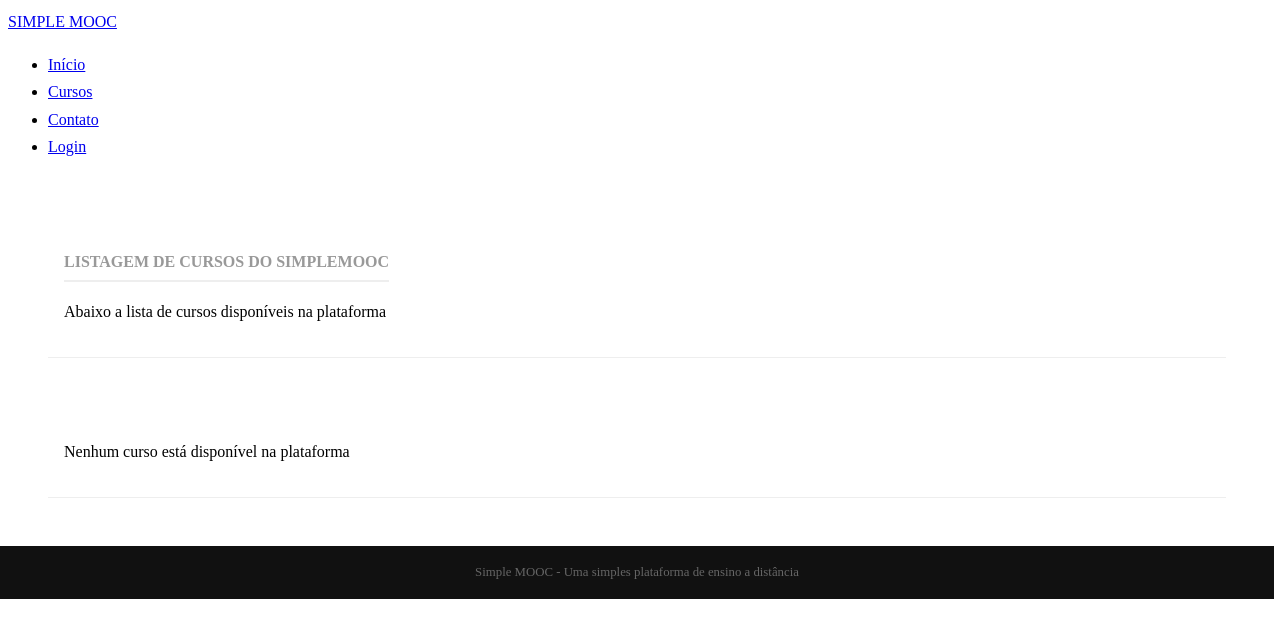
The app's page /cursos/, older data.
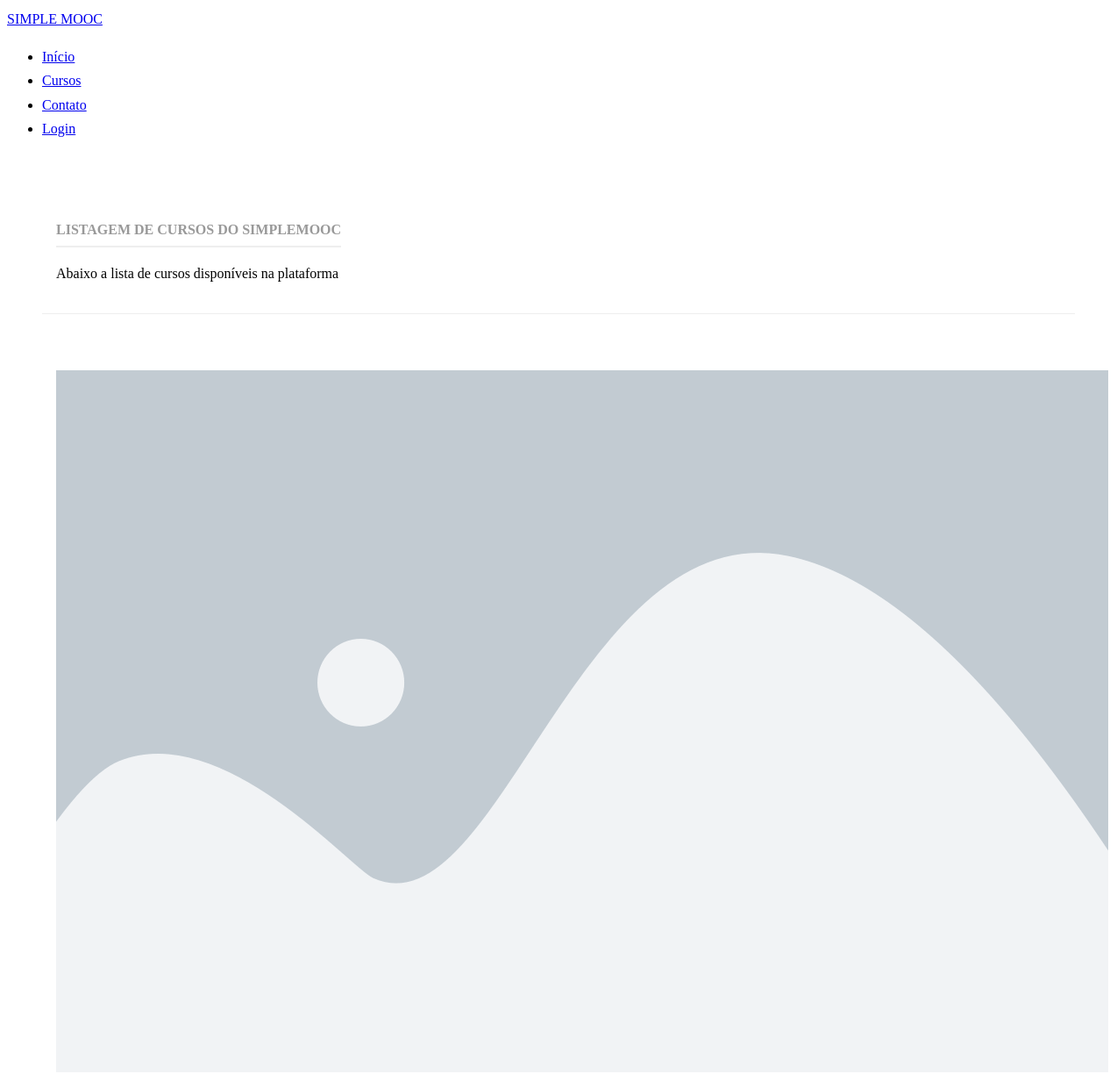
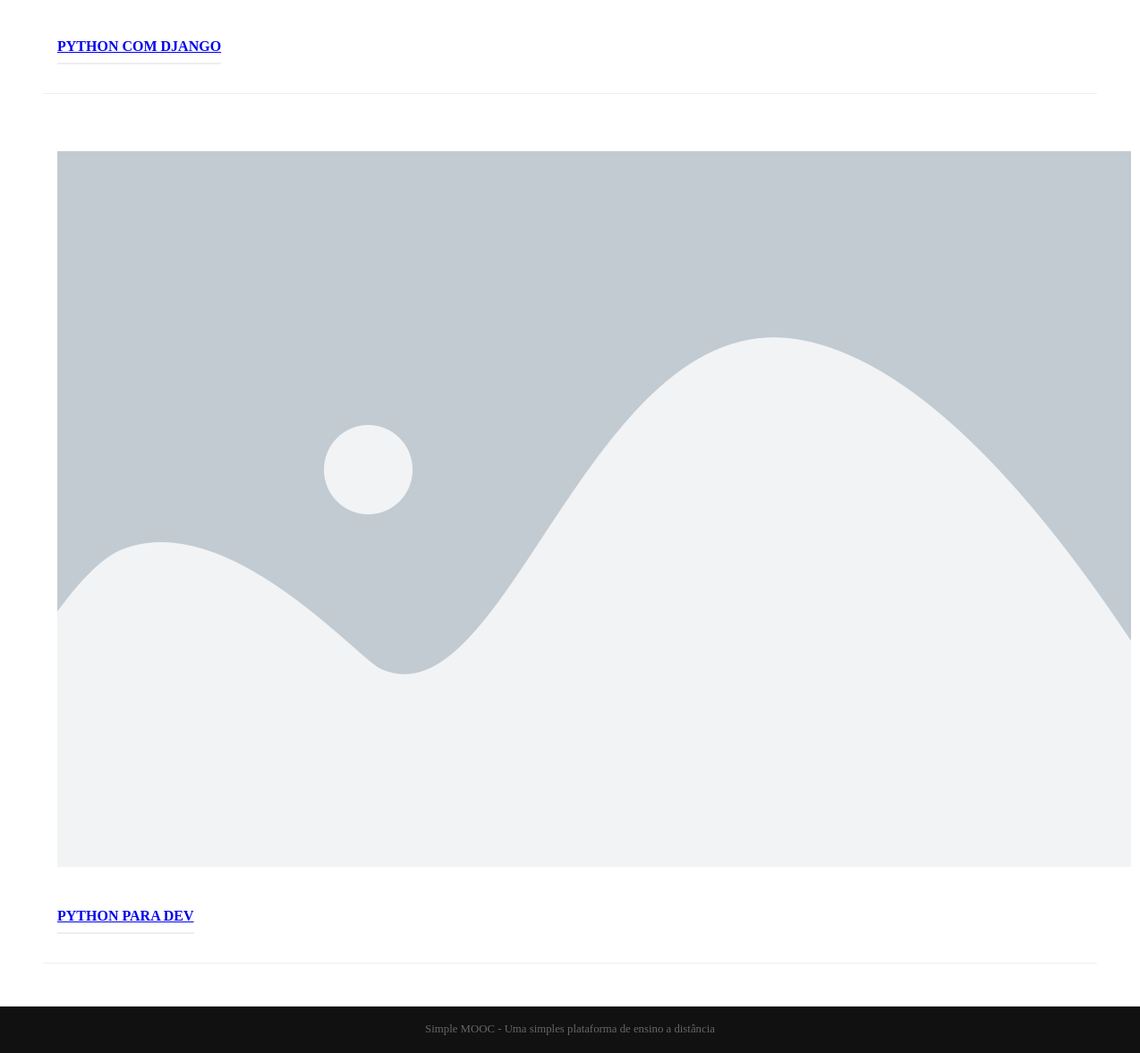
The same page, newer data (2 pictures, top to bottom).
### simplemooc/courses/models.py (models this page shows, shortened)
class Course(models.Model):
  name = models.CharField('Nome', max_length=100)
  slug = models.SlugField('Atalho')
  description = models.TextField('Descrição', blank=True)
  about = models.TextField('Sobre o Curso', blank=True)
  start_date = models.DateField('Data de início', null=True, blank=True)
  image = models.ImageField(upload_to='courses/images', verbose_name='Image', null=True, blank=True)
  created_at = models.DateTimeField('Criado em', auto_now_add=True)
  updated_at = models.DateTimeField('Atualizado em', auto_now=True)
  objects = CourseManager()
  def get_absolute_url(self):
    return reverse('courses:details', kwargs={'slug':self.slug})
  class Meta:
    verbose_name = 'Curso'
    verbose_name_plural = 'Cursos'
    ordering = ['name']

### simplemooc/courses/views.py (the view)
# urls.py: path('', views.index, name='index'),
def index(request):
  courses = Course.objects.all()
  template_name = 'courses/index.html'
  context = {
    'courses': courses
  }
  return render(request, template_name, context)

### simplemooc/courses/templates/courses/index.html (shortened to what this page needs)
{% extends "base.html" %}
{% load static %}
{% block content %}
<div class="pure-g-r content-ribbon">
    <div class="pure-u-1">
        <div class="l-box">
            <h4 class="content-subhead">Listagem de Cursos do SimpleMOOC</h4>
            <p>Abaixo a lista de cursos disponíveis na plataforma</p>
        </div>
    </div>
</div>
{% for course in courses %}
<div class="pure-g-r content-ribbon">
    <div class="pure-u-1-3">
        <div class="l-box">
            <a href="{{ course.get_absolute_url }}">
            {% if course.image %}
            <img src="{{ course.image.url }}" alt="{{ course.name }}">
            {% else %}
            <img src="{% static 'img/placeholder-dafault.webp' %}" alt="{{ course.name }}">
            {% endif %}
            </a>
        </div>
    </div>
    <div class="pure-u-2-3">
        <div class="l-box">
            <h4 class="content-subhead"><a href="{{ course.get_absolute_url }}" aria-label="{{ course.name }}">{{ course.name }}</a></h4>
        </div>
    </div>
</div>
{% empty %}
<div class="pure-g-r content-ribbon">
    <div class="pure-u-1">
        <div class="l-box">
            <p>Nenhum curso está disponível na plataforma</p>
        </div>
    </div>
</div>
{% endfor %}
{% endblock %}

### simplemooc/core/templates/base.html (shortened to what this page needs)
<!doctype html>
{% load static %}
<html lang="en">
<head>
    <link rel="stylesheet" href="http://yui.yahooapis.com/pure/0.3.0/pure-min.css">
    <link rel="stylesheet" href="{% static 'css/styles.css' %}" />
</head>
<body>
<div class="header">
    <div class="pure-menu pure-menu-open pure-menu-fixed pure-menu-horizontal">
        <a class="pure-menu-heading" href="{% url 'core:home' %}">SIMPLE MOOC</a>
        <ul>
            <li class="pure-menu-selected"><a href="{% url 'core:home' %}">Início</a></li>
            <li><a href="{% url 'courses:index' %}">Cursos</a></li>
            <li><a href="{% url 'core:contact' %}">Contato</a></li>
            <li><a href="{% url 'accounts:login' %}">Login</a></li>
        </ul>
    </div>
</div>
<div class="content">
  {% block content %}{% endblock %}
  <div class="footer">
      Simple MOOC - Uma simples plataforma de ensino a distância
  </div>
</div>
</body>
</html>

### simplemooc/core/static/css/styles.css (style rules this page uses)
* { -webkit-box-sizing: border-box; -moz-box-sizing: border-box; box-sizing: border-box; }
body { margin: 0 auto; line-height: 1.7em; }
.l-box { padding: 1em; }
.header { margin: 0 0; }
.header .pure-menu { padding: 0.5em; }
.content .content-subhead { color: #999; padding-bottom: 0.3em; text-transform: uppercase; margin: 0; border-bottom: 2px solid #eee; display: inline-block; }
.content .content-ribbon { margin: 3em; border-bottom: 1px solid #eee; }
.footer { background: #111; color: #666; text-align: center; padding: 1em; font-size: 80%; }

Row changes from the older to the newer data that the page shows:
added Course: name "PYTHON COM DJANGO"
added Course: name "PYTHON PARA DEV"
Text that changed along with them:
text no longer shown: "Nenhum curso está disponível na plataforma"
